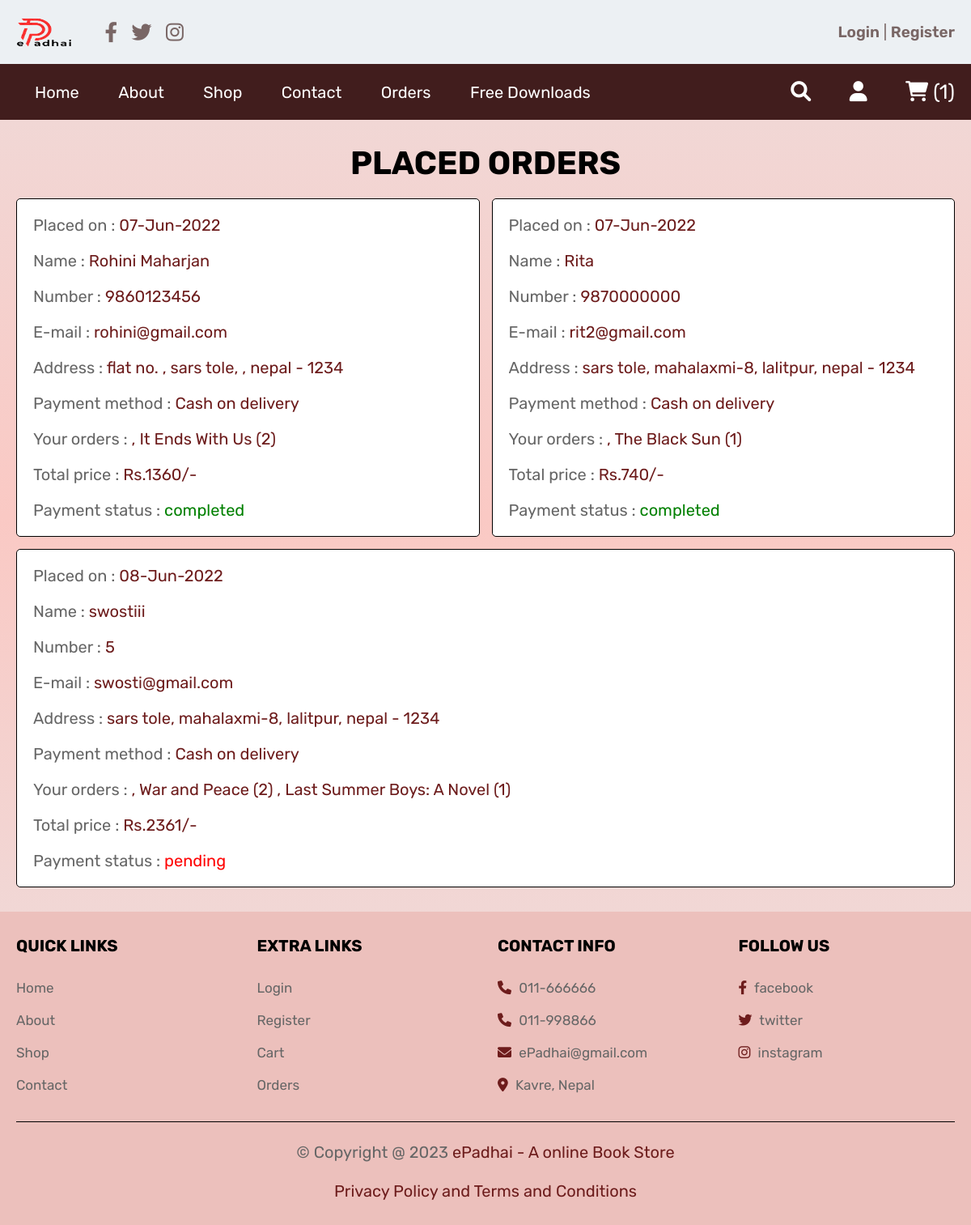
/orders.php (signed in), run on the app's committed database.
### tables this page shows
CREATE TABLE `orders` (
  `id` int(100) NOT NULL,
  `user_id` int(100) NOT NULL,
  `name` varchar(100) NOT NULL,
  `number` varchar(12) NOT NULL,
  `email` varchar(100) NOT NULL,
  `method` varchar(50) NOT NULL,
  `address` varchar(500) NOT NULL,
  `total_products` varchar(1000) NOT NULL,
  `total_price` int(100) NOT NULL,
  `placed_on` varchar(50) NOT NULL,
  `payment_status` varchar(20) NOT NULL DEFAULT 'pending'
);

### orders.php (the view, shortened to what this page needs)
<?php
include 'config.php';
$user_id = $_SESSION['user_id'];
?>
<!DOCTYPE html>
<html lang="en">
<head>
   <link rel="stylesheet" href="https://cdnjs.cloudflare.com/ajax/libs/font-awesome/6.0.0/css/all.min.css">
   <link rel="stylesheet" href="css/style.css">
</head>
<body>
<?php include 'header.php'; ?>
<section class="placed-orders">
   <h1 class="title">placed orders</h1>
   <div class="box-container">
      <?php
         $order_query = mysqli_query($conn, "SELECT * FROM `orders` WHERE user_id = '$user_id'") or die('query failed');
         if(mysqli_num_rows($order_query) > 0){
            while($fetch_orders = mysqli_fetch_assoc($order_query)){
      ?>
      <div class="box" style="background-color:white;">
         <p> Placed on : <span><?php echo $fetch_orders['placed_on']; ?></span> </p>
         <p> Name : <span><?php echo $fetch_orders['name']; ?></span> </p>
         <p> Number : <span><?php echo $fetch_orders['number']; ?></span> </p>
         <p> E-mail : <span><?php echo $fetch_orders['email']; ?></span> </p>
         <p> Address : <span><?php echo $fetch_orders['address']; ?></span> </p>
         <p> Payment method : <span><?php echo $fetch_orders['method']; ?></span> </p>
         <p> Your orders : <span><?php echo $fetch_orders['total_products']; ?></span> </p>
         <p> Total price : <span>Rs.<?php echo $fetch_orders['total_price']; ?>/-</span> </p>
         <p> Payment status : <span style="color:<?php if($fetch_orders['payment_status'] == 'pending'){ echo 'red'; }else{ echo 'green'; } ?>;"><?php echo $fetch_orders['payment_status']; ?></span> </p>
         </div>
      <?php
       }
      }else{
         echo '<p class="empty">No orders placed yet!</p>';
      }
      ?>
   </div>
</section>
<?php include 'footer.php'; ?>
</body>
</html>

### css/style.css (style rules this page uses)
:root { --purple:#6d1c1c; font-family: Poppins; color:#38201e; background-color:#fae3e1 ; --darkmint: #1bc478; --green: #077d48; --red:#c0392b; --orange:#FF7700; --black:#000000; --white:#fff; --light-color:#666; --light-white:#ccc; --light-bg:#f2ebe9; --border:.1rem solid var(--black); --box-shadow:0 .5rem 1rem rgba(0,0,0,.1); }
* { font-family: 'Rubik', sans-serif; margin:0; padding:0; box-sizing: border-box; outline: none; border:none; text-decoration: none; transition:all .2s linear; }
html { font-size: 62.5%; overflow-x: hidden; }
section { padding:3rem 2rem; }
.title { text-align: center; margin-bottom: 2rem; text-transform: uppercase; color:var(--black); font-size: 4rem; }
.placed-orders .box-container { max-width: 1200px; margin:0 auto; display:flex; flex-wrap: wrap; align-items: center; gap:1.5rem; }
.placed-orders .box-container .box { flex:1 1 40rem; border-radius: .5rem; padding:2rem; border:var(--border); background-color: var(--light-bg); padding:1rem 2rem; }
.placed-orders .box-container .box p { padding:1rem 0; font-size: 2rem; color:var(--light-color); }
.placed-orders .box-container .box p span { color:var(--purple); }
@media screen and (min-width : 768px) { section { grid-template-columns: 1fr 1fr; } }
@media screen and (min-width : 990px) { section { grid-template-columns: 1fr 1fr 1fr; } }

### orders.php (style rules this page uses)
.placed-orders { background-image: linear-gradient(#f1d7d5, #fac9c4,#f1d7d5); }

### data on the page
orders: placed_on "07-Jun-2022", name "Rohini Maharjan", number "9860123456", email "rohini@gmail.com", address "flat no. , sars tole, , nepal - 1234", method "Cash on delivery", total_products ", It Ends With Us (2)", total_price "1360", payment_status "completed"
orders: placed_on "07-Jun-2022", name "Rita", number "9870000000", email "rit2@gmail.com", address "sars tole, mahalaxmi-8, lalitpur, nepal - 1234", method "Cash on delivery", total_products ", The Black Sun (1)", total_price "740", payment_status "completed"
orders: placed_on "08-Jun-2022", name "swostiii", number "5", email "swosti@gmail.com", address "sars tole, mahalaxmi-8, lalitpur, nepal - 1234", method "Cash on delivery", total_products ", War and Peace (2) , Last Summer Boys: A Novel (1)", total_price "2361", payment_status "pending"

### other printed values
$cart_rows_number "1"
